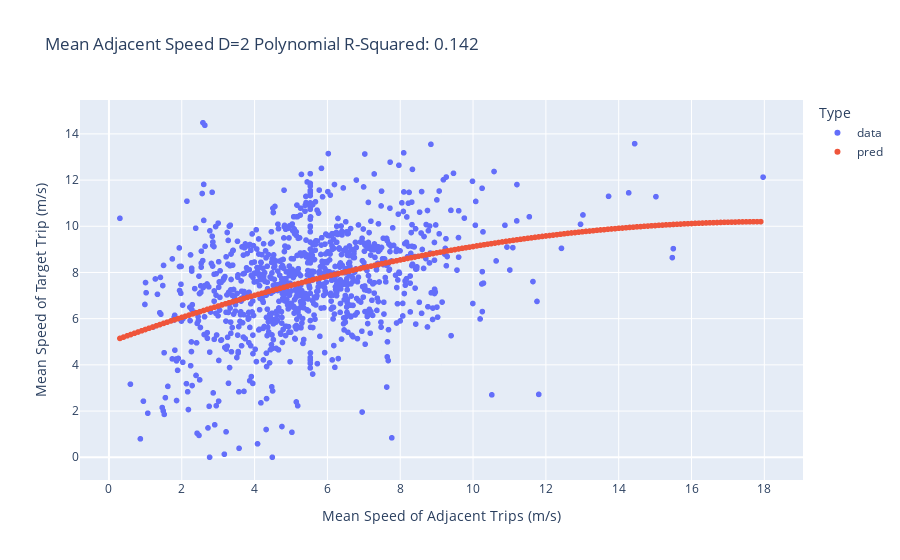

The cell this chart's notebook holds for it:
### Code cell
x = adj_metric
y = target_metric

# Fit polynomial to the data
z = np.polyfit(x=x, y=y, deg=2)
x_val = np.arange(np.min(x),np.max(x),.1)
p = np.poly1d(z)
y_val = p(x_val)

# Get metrics
# R2: variance explained by model / total variance
SSR = np.sum((y - p(x))**2)
SST = np.sum((y - np.mean(y))**2)
R2 = 1 - (SSR/SST)
print(f"R2: {R2}")

plot_data = pd.concat([
    pd.DataFrame({
        "x": x,
        "y": y,
        "Type": "data"
    }),
    pd.DataFrame({
        "x": x_val,
        "y": y_val,
        "Type": "pred"
    })
])
fig = px.scatter(
    plot_data,
    y="y",
    color="Type",
    x="x",
    title=f"Mean Adjacent Speed D=2 Polynomial R-Squared: {np.round(R2,3)}",
    labels={
        "x": "Mean Speed of Adjacent Trips (m/s)",
        "y": "Mean Speed of Target Trip (m/s)",
    }
)
fig.write_image("../plots/speed_reg.png")
fig.show()

### Figure 1 — Plotly figure (JSON) as saved in the notebook; plotly's stock layout.template omitted (floating-point values rounded to 4 significant figures; data arrays with more than 128 entries replaced by an {"elided": "..."} marker saying what was removed)
{"data": [{"hovertemplate": "Type=data<br>Mean Speed of Adjacent Trips (m/s)=%{x}<br>Mean Speed of Target Trip (m/s)=%{y}<extra></extra>", "legendgroup": "data", "marker": {"color": "#636efa", "symbol": "circle"}, "mode": "markers", "name": "data", "showlegend": true, "type": "scattergl", "x": {"elided": "1000 float values"}, "xaxis": "x", "y": {"elided": "1000 float values"}, "yaxis": "y"}, {"hovertemplate": "Type=pred<br>Mean Speed of Adjacent Trips (m/s)=%{x}<br>Mean Speed of Target Trip (m/s)=%{y}<extra></extra>", "legendgroup": "pred", "marker": {"color": "#EF553B", "symbol": "circle"}, "mode": "markers", "name": "pred", "showlegend": true, "type": "scattergl", "x": {"elided": "177 float values"}, "xaxis": "x", "y": {"elided": "177 float values"}, "yaxis": "y"}], "layout": {"legend": {"title": {"text": "Type"}, "tracegroupgap": 0}, "title": {"text": "Mean Adjacent Speed D=2 Polynomial R-Squared: 0.142"}, "xaxis": {"anchor": "y", "domain": [0, 1], "title": {"text": "Mean Speed of Adjacent Trips (m/s)"}}, "yaxis": {"anchor": "x", "domain": [0, 1], "title": {"text": "Mean Speed of Target Trip (m/s)"}}}}
